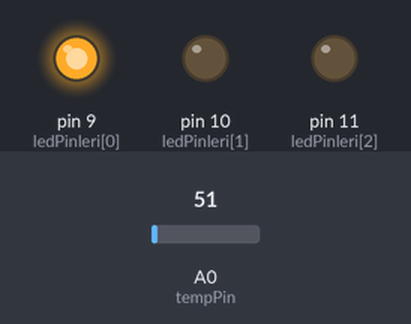
Bench run of a sketch on a simulated Arduino Uno, built with avr-gcc and run on an emulated ATmega328P. Shown: output pins drawn as LEDs (lit = HIGH). Inputs (shaded band) come from the test bench; at power-on: A0 (tempPin) = 51. Random numbers use the default seed unless the sketch sets one; what the sketch prints to the serial monitor is not drawn.

Above: at 0.1 s.
Timing chart, 0 to 1.6 s (numbered marks = the images above):
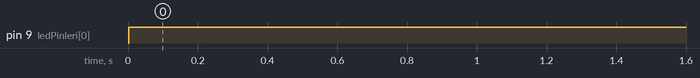

Measured:
- by itself, pin 9 (ledPinleri[0]): LOW → HIGH at 0.00 s

The sketch:

tempsensor.ino
```cpp
#include <TimeLib.h>

// Pin atamalari.
int ledPinleri[] = {9, 10, 11};
int numLED = sizeof(ledPinleri) / sizeof(ledPinleri[0]);

// LM35 pin
int tempPin = A0;
int sicaklik;
int tarih, saat;

void setup() {
  // Led pinlerinin cikislari
  for (int i = 0; i < numLED; i++) {
    pinMode(ledPinleri[i], OUTPUT);
  }

  // Seri haberlesme frekansi.
  Serial.begin(9600);

  /* Dosyayi hem yazar hem okur modda actik.
  FILE *dosya;
  dosya = fopen("tempdeger.txt", "a+");
  if (dosya == NULL) {
    Serial.println("Dosya açılamadı!");
    return;
  }
*/
  // Tarih ve saat
  tarih = day();
  saat = hour();

  // Isiyi analog degerden okuma
  sicaklik = analogRead(tempPin);
  sicaklik = map(sicaklik, 0, 1023, 0, 50); /* Map fonksiyonu kullanimi ise (deger,altdeger,ustdeger,cevirilecek alt deger, cevirelecek ust deger)
   LM35 0-1023 arasi deger aldigindan bunun alt ve ust degerlerini 0-50 Celsius arasina kisitladik */

  /* Veri logu dosyaya yazdirma.
  fprintf(dosya, "Tarih: %d\tSaat: %d\tSıcaklık: %d\n", tarih, saat, sicaklik);
  fclose(dosya);
  */
}

void loop() {
  // Sicaklik okuma
  sicaklik = analogRead(tempPin);
  sicaklik = map(sicaklik, 0, 1023, 0, 50); // 0-50 Celsius arasina indirgedik

  // LED sicakligina gore yanacak ledler
  if (sicaklik < 20) {    //0-20 C arasi:
    digitalWrite(9, HIGH);  // Mavi LEDi yak
    digitalWrite(10, LOW);  // Sari LEDi kapa
    digitalWrite(11, LOW);  // Kirmizi LEDİ kapa
  } else if (sicaklik > 25) {
    digitalWrite(9, LOW);   // Mavi LEDi kapa
    digitalWrite(10, HIGH); // Sari LEDi yak
    digitalWrite(11, LOW);  // Kirmizi LEDİ kapa
  } else {
    digitalWrite(9, LOW);   // Mavi LEDİ kapa
    digitalWrite(10, LOW);  // Sari LEDİ kapa
    digitalWrite(11, HIGH); // Kirmizi LEDİ yak
  }
  // Verileri seri monitorde görüntüle
  Serial.print("Tarih: ");
  Serial.print(tarih);
  Serial.print("\tSaat: ");
  Serial.print(saat);
  Serial.print("\tSıcaklık: ");
  Serial.println(sicaklik);

  // 1 saniye bekle.
  delay(1000);
}
```

Telefon_Rehberi.cpp
```cpp
#include <stdio.h>
#include <stdlib.h>
#include <string.h>
//kayýt için gerekli bir fonksiyon bellek pointer belli bir text dosyasýna atýlabilir oradan çekilebilir.
void kayitlar()
{
    char ad[50], soyad[50], telefon[20];
    FILE *dosya;

    // Dosyayý açma veya oluþturma iþlemi
    dosya = fopen("rehber.txt", "a+"); // "a+" modu dosyayý yazma ve dosya sonuna ekleme modu olarak açar, dosya yoksa olusturur.

    if (dosya == NULL)
    {
        printf("Dosya acilamadi!\n");
        return;
    }

    printf("Ad: ");
    scanf("%s", ad);

    printf("Soyad: ");
    scanf("%s", soyad);

    printf("Telefon: ");
    scanf("%s", telefon);

    // Dosyaya kayýt yazma iþlemi
    fprintf(dosya, "Ad: %s\tSoyad: %s\tTelefon: %s\n", ad, soyad, telefon);

    printf("Kayit basariyla eklendi!\n");

    // Dosyayý kapatma
    fclose(dosya);
}
//4 fonksiyonlu rehber				2.FONKSÝYON
void arama()
{
    FILE *dosya;
    char ad[50], soyad[50];
    char satir[150];

    dosya = fopen("rehber.txt", "r+");	//"r+" modu dosyayi acar ve icerigini okuyup bellege kaydeder.
    if (dosya == NULL)
    {
        printf("Dosya acilamadi!\n");
        return;
    }

    printf("\nKimi aramak istiyorsunuz?:\n");
    printf("Ad: ");
    scanf("%s", ad);
    printf("Soyad: ");
    scanf("%s", soyad);

    while (fgets(satir, sizeof(satir), dosya))				//dosyadan aldigimiz bilgi stringinin uzunlugunu olcuyoruz.Belli bir uzunluktayken;
    {
        if (strstr(satir, ad) != NULL && strstr(satir, soyad) != NULL)		//bilgilerdeki ad ve soyad eslesiyorsa kayit bulunuyor.
        {
            printf("Kayit bulundu:\n");
            printf("%s", satir);
            fclose(dosya);
            return;
        }
        else
        {
        	printf("Boyle bir kayit yok!\n");				//eslesmiyorsa kayit bulamiyor.
		}
    }

    printf("Kayit bulunamadi!\n");
    fclose(dosya);
}

void guncelle()
{
    FILE *dosya;
    FILE *gecici;								//bir orjinal ve bir gecici rehber dosyasi olusturuyoruz ki guncelleyebilelim.
    char ad[50], soyad[50];
    char satir[150];
    char yeniTelefon[20];

    dosya = fopen("rehber.txt", "r");
    gecici = fopen("gecici.txt", "w");
    if (dosya == NULL || gecici == NULL)
    {
        printf("Dosya acilamadi!\n");
        return;
    }

    printf("\nKaydi guncellemek istediginiz kisinin adini ve soyadini giriniz:\n");
    printf("Ad: ");																		//kaydini degistirmek istedigimiz kisinin bilgilerini giriyoruz.
    scanf("%s", ad);
    printf("Soyad: ");
    scanf("%s", soyad);

    while (fgets(satir, sizeof(satir), dosya))							//girdigimiz bilginin uzunlugu dogrultusunda yine isimlerin eslesmesine bakiyoruz eger eslesiyorsa:
    {
        if (strstr(satir, ad) != NULL && strstr(satir, soyad) != NULL)
        {
            printf("Mevcut telefon numarasi: %s", satir);						//yeni telefon numarasini giriyoruz.
            printf("Yeni telefon numarasini giriniz: ");
            scanf("%s", yeniTelefon);
            fprintf(gecici, "Ad: %s\tSoyad: %s\tTelefon: %s\n", ad, soyad, yeniTelefon);
            printf("Kayit guncellendi!\n");
        }
        else
        {
            fprintf(gecici, "%s", satir);					//eslesen bulunmadiysa tekrar giriyoruz.
        }
    }

    fclose(dosya);
    fclose(gecici);

    remove("rehber.txt");				//burada orjinal dosyayi yenilenmis haliyle degistirip adini degistiriyoruz.
    rename("gecici.txt", "rehber.txt");
}
void silme()
{
	char ad[50], soyad[50];
    char satir[150];
    char bosluk[1];

	FILE *dosya;
	FILE *gecici;
	dosya= fopen("rehber.txt","r");			//yeniden onceden kayitli olan dosyamizi acip okuyoruz
	gecici= fopen("gecici.txt","w");		//gecici dosyamizi acip bilgileri ona yaziyoruz.
	if (dosya == NULL)
	{
		printf("Dosya acilamadi!\n");
		return;
	}

	printf("Silmek istediginiz kisinin Adi:\n");
	scanf("%s", ad);
    printf("Soyadi: ");
    scanf("%s", soyad);

    while(fgets(satir,sizeof(satir), dosya))
    {
    	if(strstr(satir,ad)!= NULL && strstr(satir,soyad)!= NULL)
    	{
    		printf("Bosluk tusuna basip Entera basiniz:%s",satir);
    		scanf("%s", bosluk);
		}
	}
}

//Telefon rehberi menusu		3.FONKSÝYON MAÝN FONKSÝYONU
int main()
{
    int secim;
    printf("---------| TELEFON REHBERI |----------\n\n");
    printf("----| SECENEKLER |----\n");
    printf("1 - Yeni Kayit\n");
    printf("2 - Kayit Ara\n");
    printf("3 - Kayit Guncelle\n");
    printf("4 - Kayit Sil\n\n");

    printf("-Seciminiz?: ");
    scanf("%d", &secim);

    switch (secim)
    {
        case 1:
            kayitlar();
            break;
        case 2:
            arama();
            {
                printf("Bu kaydi ne yapmak istiyorsunuz?\n");
                printf("3 - Kayit Guncelle\n");
                printf("4 - Kayit Sil\n\n");
            }
            break;
        case 3:
            guncelle();
            break;
        case 4:
            silme();
            break;
        default:
            printf("Gecersiz secim!\n");
            break;
    }

    return 0;
}
```

dizi_atama_v2.cpp
```cpp
#include <stdio.h>
#include <time.h>
#include <stdlib.h>
void dizi(int eleman, int baslangic, int bitis, int yeni_deger)
{
    int dizi[eleman];
    srand(time(NULL));

    for(int i = 0; i < eleman; i++)		//girdi kadar rastgele elemanli dizi atama
    {
        dizi[i] = rand();
    }

    // dizinin ortalamasi
    int sum = 0;
    for(int i = 0; i < eleman; i++)
    {
        sum += dizi[i];
    }
    int ort = sum / eleman;

    printf("Dizinin ortalamasi: %d\n", ort);

    // Indis arasýndaki degerleri degistirme
    if(baslangic >= 0 && bitis < eleman && baslangic <= bitis)
    {
        for(int i = baslangic; i <= bitis; i++)
        {
            dizi[i] = yeni_deger; // belli indis araligindaki degeri yeniden atama
        }
    }

    // diziyi ekrana yazdirma
    printf("Dizi elemanlari: ");
    for(int i = 0; i < eleman; i++)
    {
        printf("%d ", dizi[i]);
    }
    printf("\n");
}
int main()
{
    int eleman,secim,ort=0;
    int bitis,yeni_deger,baslangic;
    printf("1-Dizi kac elemanli olsun?:\n");
    scanf("%d",&eleman);
    printf("2-Hangi eleman araligini degistirmek istersiniz?:\n");
    scanf("%d",&secim);
    printf("3-Dizinizin ortalamasý:\n");

    dizi(eleman,baslangic,bitis,yeni_deger);

    return 0;
}
```
